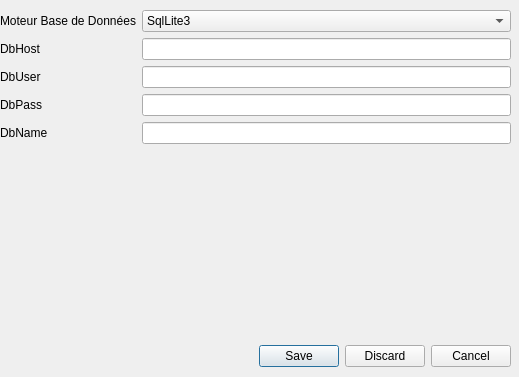
<?xml version="1.0" encoding="UTF-8"?>
<ui version="4.0">
 <author>Yves Huguenin</author>
 <class>Dialog</class>
 <widget class="QDialog" name="Dialog">
  <property name="windowModality">
   <enum>Qt::ApplicationModal</enum>
  </property>
  <property name="geometry">
   <rect>
    <x>0</x>
    <y>0</y>
    <width>519</width>
    <height>377</height>
   </rect>
  </property>
  <property name="mouseTracking">
   <bool>true</bool>
  </property>
  <property name="focusPolicy">
   <enum>Qt::StrongFocus</enum>
  </property>
  <property name="contextMenuPolicy">
   <enum>Qt::NoContextMenu</enum>
  </property>
  <property name="windowTitle">
   <string>Préferences</string>
  </property>
  <property name="toolTip">
   <string notr="true"/>
  </property>
  <property name="statusTip">
   <string notr="true"/>
  </property>
  <property name="accessibleName">
   <string notr="true"/>
  </property>
  <property name="accessibleDescription">
   <string notr="true"/>
  </property>
  <property name="autoFillBackground">
   <bool>false</bool>
  </property>
  <property name="modal">
   <bool>true</bool>
  </property>
  <widget class="QDialogButtonBox" name="buttonBox">
   <property name="geometry">
    <rect>
     <x>0</x>
     <y>340</y>
     <width>511</width>
     <height>32</height>
    </rect>
   </property>
   <property name="toolTip">
    <string notr="true"/>
   </property>
   <property name="statusTip">
    <string notr="true"/>
   </property>
   <property name="orientation">
    <enum>Qt::Horizontal</enum>
   </property>
   <property name="standardButtons">
    <set>QDialogButtonBox::Cancel|QDialogButtonBox::Discard|QDialogButtonBox::Save</set>
   </property>
   <property name="centerButtons">
    <bool>false</bool>
   </property>
  </widget>
  <widget class="QWidget" name="formLayoutWidget">
   <property name="geometry">
    <rect>
     <x>0</x>
     <y>10</y>
     <width>511</width>
     <height>331</height>
    </rect>
   </property>
   <layout class="QFormLayout" name="formLayout">
    <item row="0" column="0">
     <widget class="QLabel" name="mdbLabel">
      <property name="text">
       <string>Moteur Base de Données</string>
      </property>
     </widget>
    </item>
    <item row="0" column="1">
     <widget class="QComboBox" name="mbbComboBox">
      <item>
       <property name="text">
        <string notr="true">SqlLite3</string>
       </property>
      </item>
      <item>
       <property name="text">
        <string notr="true">MySql ( MariaDB )</string>
       </property>
      </item>
      <item>
       <property name="text">
        <string notr="true">FireBird</string>
       </property>
      </item>
     </widget>
    </item>
    <item row="1" column="0">
     <widget class="QLabel" name="dbHostLabel">
      <property name="text">
       <string>DbHost</string>
      </property>
     </widget>
    </item>
    <item row="1" column="1">
     <widget class="QLineEdit" name="dbHostLineEdit"/>
    </item>
    <item row="2" column="0">
     <widget class="QLabel" name="dbUserLabel">
      <property name="text">
       <string>DbUser</string>
      </property>
     </widget>
    </item>
    <item row="2" column="1">
     <widget class="QLineEdit" name="dbUserLineEdit"/>
    </item>
    <item row="3" column="0">
     <widget class="QLabel" name="dbPassLabel">
      <property name="text">
       <string>DbPass</string>
      </property>
     </widget>
    </item>
    <item row="3" column="1">
     <widget class="QLineEdit" name="dbPassLineEdit"/>
    </item>
    <item row="4" column="0">
     <widget class="QLabel" name="dbNameLabel">
      <property name="text">
       <string>DbName</string>
      </property>
     </widget>
    </item>
    <item row="4" column="1">
     <widget class="QLineEdit" name="dbNameLineEdit"/>
    </item>
   </layout>
  </widget>
 </widget>
 <resources/>
 <connections>
  <connection>
   <sender>buttonBox</sender>
   <signal>accepted()</signal>
   <receiver>Dialog</receiver>
   <slot>accept()</slot>
   <hints>
    <hint type="sourcelabel">
     <x>338</x>
     <y>354</y>
    </hint>
    <hint type="destinationlabel">
     <x>157</x>
     <y>274</y>
    </hint>
   </hints>
  </connection>
  <connection>
   <sender>buttonBox</sender>
   <signal>rejected()</signal>
   <receiver>Dialog</receiver>
   <slot>reject()</slot>
   <hints>
    <hint type="sourcelabel">
     <x>406</x>
     <y>360</y>
    </hint>
    <hint type="destinationlabel">
     <x>286</x>
     <y>274</y>
    </hint>
   </hints>
  </connection>
 </connections>
</ui>
